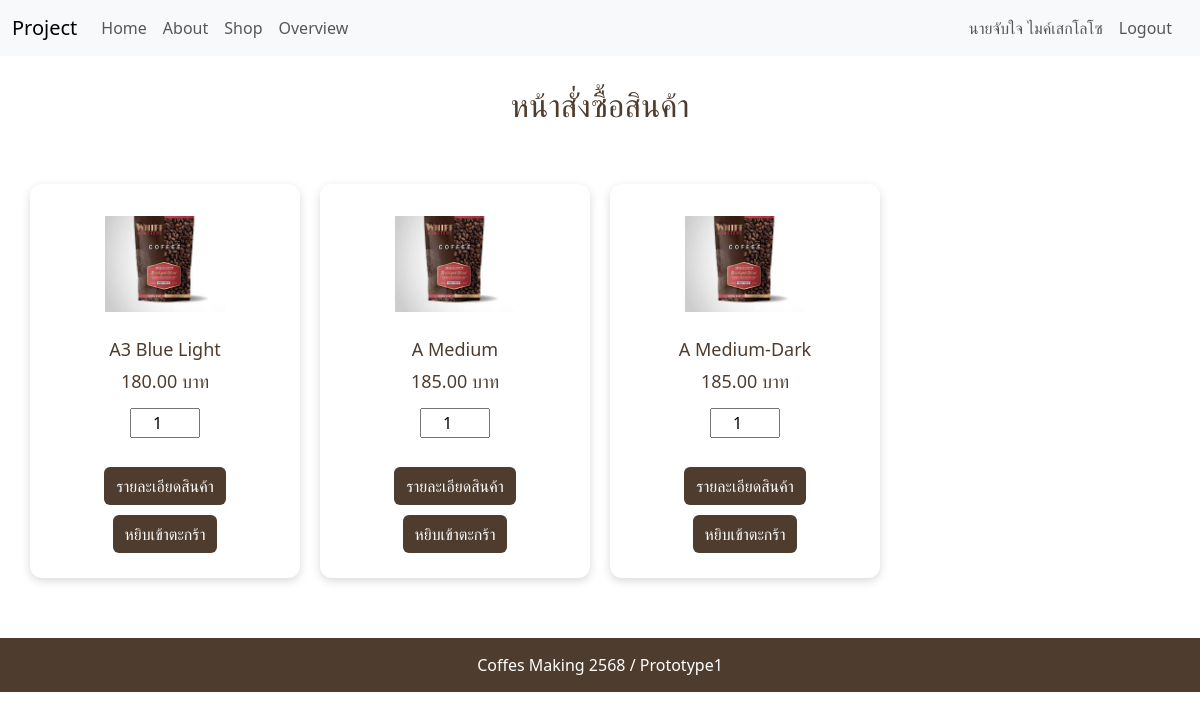
Page /frontend/shop.php (signed in) on the committed database.
### tables this page shows
CREATE TABLE `inventory` (
  `id` int(5) NOT NULL,
  `name` varchar(50) NOT NULL,
  `description` varchar(255) NOT NULL,
  `typ_id` int(5) NOT NULL,
  `cate_id` int(5) NOT NULL,
  `location_id` int(5) NOT NULL,
  `uid` int(5) NOT NULL,
  `num` int(5) NOT NULL,
  `buy` decimal(10,2) NOT NULL,
  `sale` decimal(10,2) NOT NULL,
  `cp` int(5) NOT NULL,
  `status` int(1) NOT NULL DEFAULT 1
);

### config/class.connect.php (called while the page is built, shortened)
<?php
class connect
{
    function conn()
    {
        $host = 'localhost';
        $dbname = 'coffees';
        $user = 'root';
        $pass = '';
        $conn = new PDO ("mysql:host=$host;dbname=$dbname","$user","$pass");
        $conn->exec("set names utf8");
        return $conn;
    }
    function query($sql)
    {
        $conn = $this->conn();
        $res = $conn->prepare($sql);
        $res->execute();
        return $res;
    }
}
?>

### frontend/shop.php (the view, shortened to what this page needs)
<?php
require_once '../config/class.connect.php';
?>
<!DOCTYPE html>
<html lang="th">
<head>
<link href="https://cdn.jsdelivr.net/npm/bootstrap@5.3.3/dist/css/bootstrap.min.css" rel="stylesheet">
<link rel="stylesheet" href="../css/shop.css">
</head>
<body>
<?php include 'menu.php'; ?>
<center>
    <h2 class="shop-title">หน้าสั่งซื้อสินค้า</h2>
</center>
<div class="card-container">
<?php
$conn = new connect();
$sql = "select *
        from inventory
        where inventory.typ_id = 3
        and inventory.status = 1";
$res = $conn->query($sql);
while ($cdr = $res->fetch())
{
?>
<div class="product-card">
    <img src="../img/images.jpg" class="product-image">
    <h6>
        <?php echo $cdr['name']; ?>
    </h6>
    <h5>
        <?php echo number_format($cdr['sale'],2); ?> บาท
    </h5>
    <input type="number"
           name="quantity"
           min="1"
           value="1"
           class="quantity">
    <br>
    <br>
    <input type="button"
           value="รายละเอียดสินค้า"
           onclick='window.open("index.php?option=det&task=def&id=<?php echo $cdr["id"]; ?>","_self")'>
    <input type="button"
           value="หยิบเข้าตะกร้า"
           onclick='window.open("index.php?option=shope&task=def&id=<?php echo $cdr["id"]; ?>","_self")'>
</div>
<?php
}
?>
</div>
<div class="footer">
    Coffes Making 2568 / Prototype1
</div>
</body>
</html>
</body>
</html>

### css/shop.css (style rules this page uses)
.card-container { display: grid; grid-template-columns: repeat(4, 1fr); gap: 20px; padding: 30px; max-width: 1400px; margin: auto; }
.product-card { background: #fff; border-radius: 12px; padding: 20px; text-align: center; box-shadow: 0 3px 10px rgba(0,0,0,0.15); }
.product-image { width: 120px; height: 120px; object-fit: contain; margin-bottom: 15px; }
.product-card h6 { font-size: 18px; margin-bottom: 10px; color: #4e3c2e; }
.product-card h5 { font-size: 18px; margin-bottom: 15px; color: #4e3c2e; }
.quantity { width: 70px; text-align: center; }
.product-card input[type="button"] { margin: 5px; padding: 7px 12px; border: none; border-radius: 6px; background-color: #4e3c2e; color: white; cursor: pointer; }
.shop-title { margin: 30px 0; color: #4e3c2e; }
.footer { margin-top: 30px; padding: 15px; text-align: center; background-color: #4e3c2e; color: white; }

### rows in the picture
inventory: name "A3 Blue Light", sale "180.00"
inventory: name "A Medium", sale "185.00"
inventory: name "A Medium-Dark", sale "185.00"

### other values in the picture
$_SESSION['customer_name'] "นายจับใจ ไมค์เสกโลโซ"
